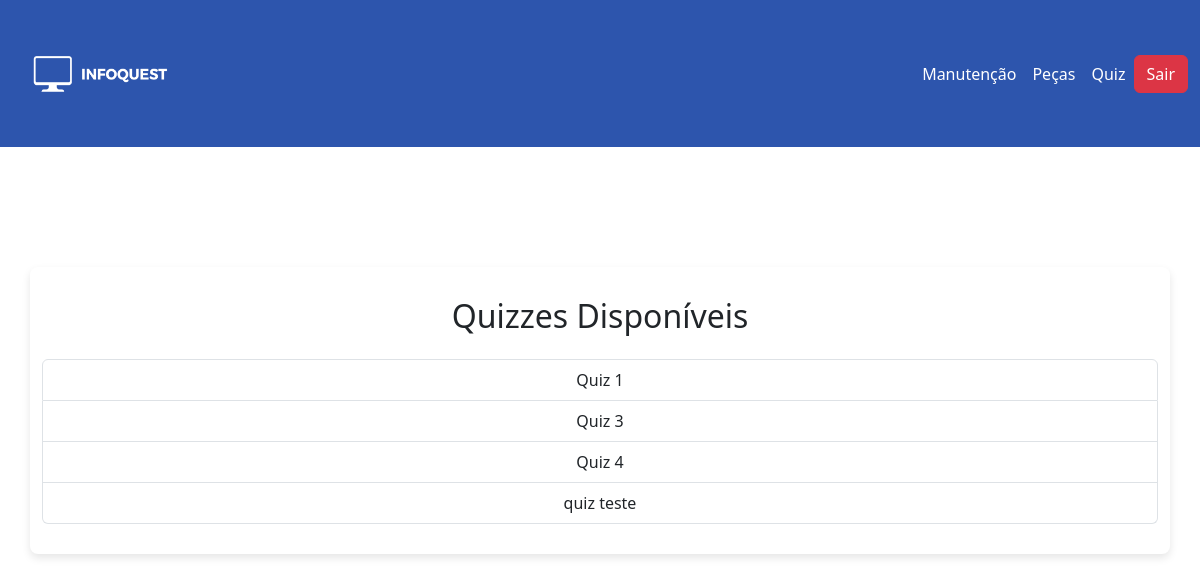
The page /View/exibir_quizzes.php (signed in) on the database as committed earlier.
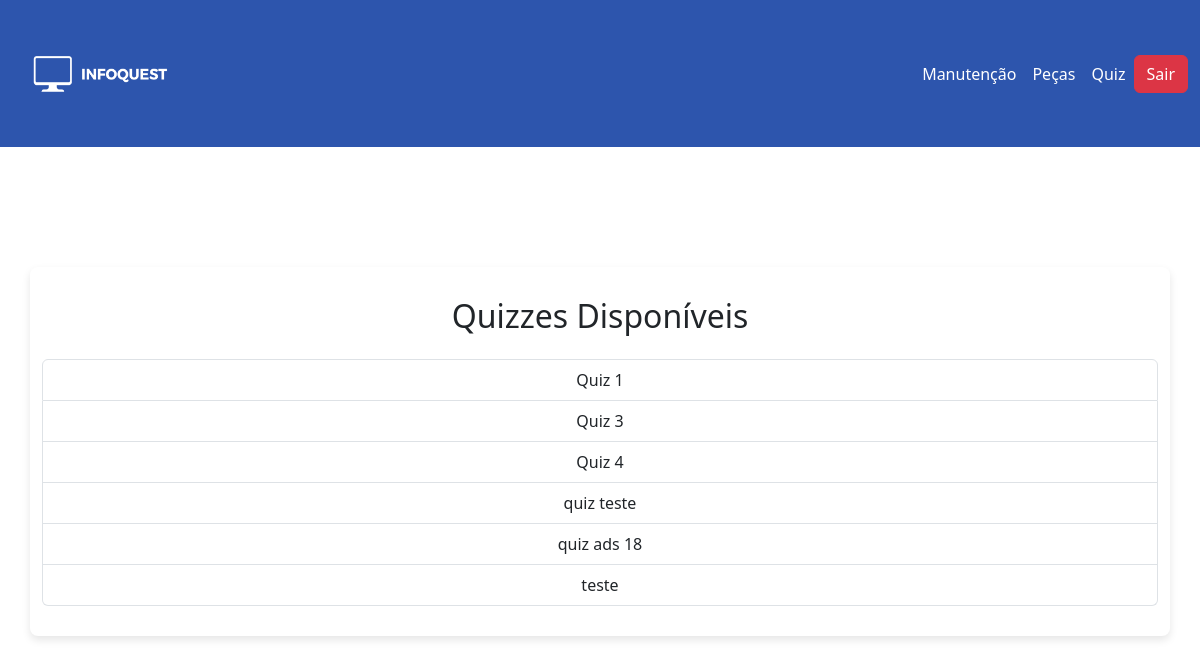
The same page on the database as committed later.
### tables this page shows
CREATE TABLE `quizzes` (
  `id` int(11) NOT NULL,
  `nome_quiz` varchar(255) NOT NULL,
  `professor_id` int(11) NOT NULL
);

### View/exibir_quizzes.php (the view, shortened to what this page needs)
<?php
$pdo = new PDO("mysql:host=localhost;dbname=bdinfoquest;charset=utf8", "root", "");
$stmt = $pdo->prepare("SELECT * FROM quizzes");
$stmt->execute();
$quizzes = $stmt->fetchAll(PDO::FETCH_ASSOC);
?>
<!DOCTYPE html>
<html lang="pt-BR">
<head>
    <link rel="stylesheet" href="styles.css">
    <link rel="stylesheet" href="https://cdn.jsdelivr.net/npm/bootstrap@5.3.0-alpha1/dist/css/bootstrap.min.css">
</head>
<body>
    <?php require_once "navbar.php"; ?>
    <div class="container justify-content-center align-items-center">
        <h2 class="text-center mb-4">Quizzes Disponíveis</h2>
        <?php if (count($quizzes) > 0): ?>
            <div class="list-group">
                <?php foreach ($quizzes as $quiz): ?>
                    <a href="responderQuiz.php?quiz_id=<?php echo $quiz['id']; ?>" class="list-group-item list-group-item-action">
                        <?php echo htmlspecialchars($quiz['nome_quiz']); ?>
                    </a>
                <?php endforeach; ?>
            </div>
        <?php else: ?>
            <p class="text-center">Não há quizzes disponíveis no momento.</p>
        <?php endif; ?>
    </div>
</body>
</html>

Rows that differ between the two databases and show on the page:
added quizzes: nome_quiz "quiz ads 18"
added quizzes: nome_quiz "teste"
